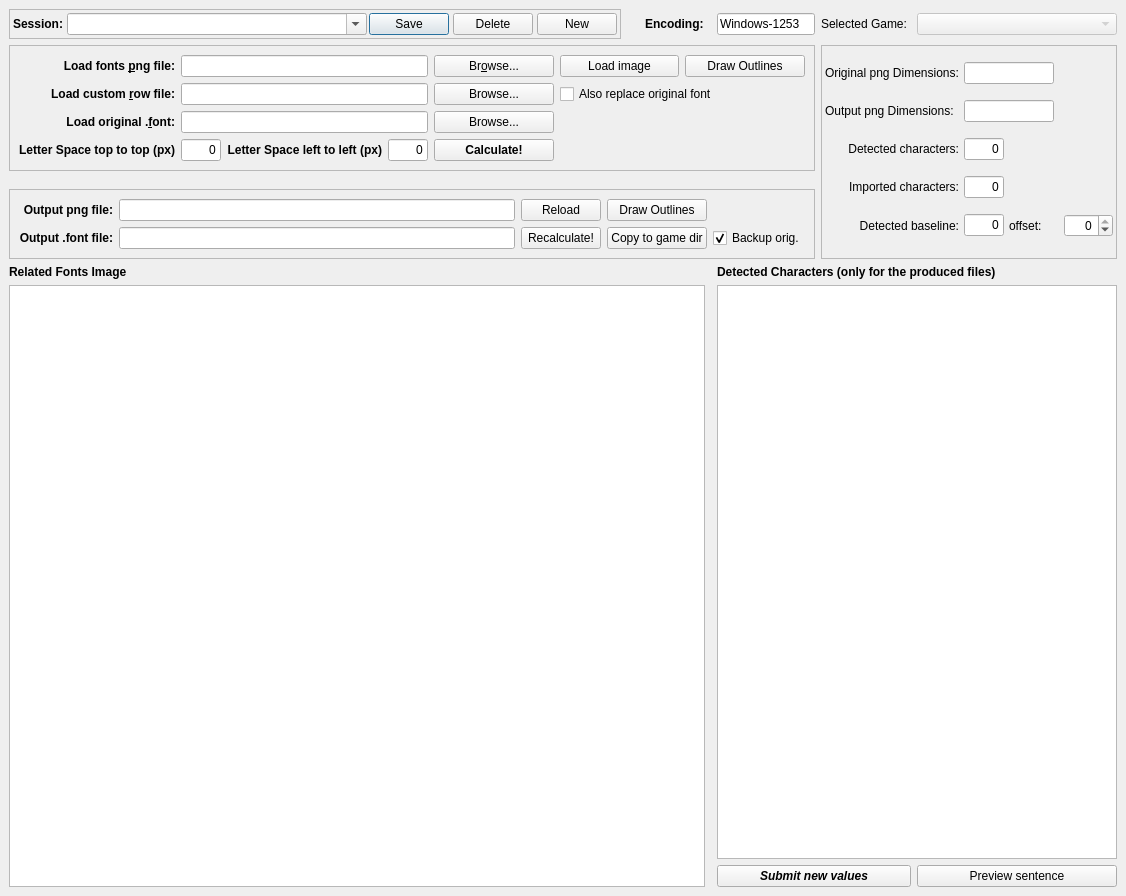
<?xml version="1.0" encoding="UTF-8"?>
<ui version="4.0">
 <author>Antoniou Athanassios</author>
 <class>Dialog</class>
 <widget class="QDialog" name="Dialog">
  <property name="enabled">
   <bool>true</bool>
  </property>
  <property name="geometry">
   <rect>
    <x>0</x>
    <y>0</y>
    <width>1126</width>
    <height>896</height>
   </rect>
  </property>
  <property name="windowTitle">
   <string>MI SE Fonts Mod tool</string>
  </property>
  <property name="windowIcon">
   <iconset resource="images.qrc">
    <normaloff>:/icons/iconsimple.ico</normaloff>:/icons/iconsimple.ico</iconset>
  </property>
  <property name="iconSize" stdset="0">
   <size>
    <width>24</width>
    <height>24</height>
   </size>
  </property>
  <layout class="QGridLayout" name="gridLayout_3">
   <item row="0" column="0">
    <widget class="QFrame" name="frame_4">
     <property name="sizePolicy">
      <sizepolicy hsizetype="MinimumExpanding" vsizetype="Preferred">
       <horstretch>0</horstretch>
       <verstretch>0</verstretch>
      </sizepolicy>
     </property>
     <property name="minimumSize">
      <size>
       <width>600</width>
       <height>0</height>
      </size>
     </property>
     <property name="maximumSize">
      <size>
       <width>700</width>
       <height>16777215</height>
      </size>
     </property>
     <property name="frameShape">
      <enum>QFrame::StyledPanel</enum>
     </property>
     <property name="frameShadow">
      <enum>QFrame::Sunken</enum>
     </property>
     <layout class="QGridLayout" name="gridLayout_5">
      <property name="margin">
       <number>3</number>
      </property>
      <property name="spacing">
       <number>4</number>
      </property>
      <item row="0" column="1">
       <widget class="QComboBox" name="sessionsCmBx">
        <property name="sizePolicy">
         <sizepolicy hsizetype="Fixed" vsizetype="Fixed">
          <horstretch>0</horstretch>
          <verstretch>0</verstretch>
         </sizepolicy>
        </property>
        <property name="minimumSize">
         <size>
          <width>300</width>
          <height>0</height>
         </size>
        </property>
        <property name="editable">
         <bool>true</bool>
        </property>
       </widget>
      </item>
      <item row="0" column="2">
       <widget class="QPushButton" name="parametersSessionsSaveBtn">
        <property name="text">
         <string>Save</string>
        </property>
       </widget>
      </item>
      <item row="0" column="3">
       <widget class="QPushButton" name="parametersSessionDeleteBtn">
        <property name="text">
         <string>Delete</string>
        </property>
       </widget>
      </item>
      <item row="0" column="4">
       <widget class="QPushButton" name="parametersSessionNewBtn">
        <property name="text">
         <string>New</string>
        </property>
       </widget>
      </item>
      <item row="0" column="0">
       <widget class="QLabel" name="label_5">
        <property name="sizePolicy">
         <sizepolicy hsizetype="MinimumExpanding" vsizetype="Preferred">
          <horstretch>0</horstretch>
          <verstretch>0</verstretch>
         </sizepolicy>
        </property>
        <property name="font">
         <font>
          <weight>75</weight>
          <bold>true</bold>
         </font>
        </property>
        <property name="text">
         <string>Session:</string>
        </property>
        <property name="alignment">
         <set>Qt::AlignRight|Qt::AlignTrailing|Qt::AlignVCenter</set>
        </property>
       </widget>
      </item>
     </layout>
    </widget>
   </item>
   <item row="5" column="0" colspan="3">
    <widget class="QLabel" name="label">
     <property name="font">
      <font>
       <weight>75</weight>
       <bold>true</bold>
      </font>
     </property>
     <property name="text">
      <string>Related Fonts Image</string>
     </property>
    </widget>
   </item>
   <item row="6" column="0" rowspan="2" colspan="5">
    <widget class="QGraphicsView" name="graphicsViewPngFont">
     <property name="cursor" stdset="0">
      <cursorShape>CrossCursor</cursorShape>
     </property>
     <property name="mouseTracking">
      <bool>true</bool>
     </property>
     <property name="layoutDirection">
      <enum>Qt::LeftToRight</enum>
     </property>
     <property name="backgroundBrush">
      <brush brushstyle="SolidPattern">
       <color alpha="255">
        <red>131</red>
        <green>166</green>
        <blue>235</blue>
       </color>
      </brush>
     </property>
     <property name="alignment">
      <set>Qt::AlignLeading|Qt::AlignLeft|Qt::AlignTop</set>
     </property>
    </widget>
   </item>
   <item row="6" column="6" colspan="3">
    <widget class="QTableView" name="charsInFontFileTblView">
     <property name="sizePolicy">
      <sizepolicy hsizetype="MinimumExpanding" vsizetype="Expanding">
       <horstretch>0</horstretch>
       <verstretch>0</verstretch>
      </sizepolicy>
     </property>
     <property name="minimumSize">
      <size>
       <width>330</width>
       <height>0</height>
      </size>
     </property>
     <property name="alternatingRowColors">
      <bool>true</bool>
     </property>
     <attribute name="horizontalHeaderCascadingSectionResizes">
      <bool>true</bool>
     </attribute>
     <attribute name="horizontalHeaderDefaultSectionSize">
      <number>35</number>
     </attribute>
     <attribute name="horizontalHeaderMinimumSectionSize">
      <number>26</number>
     </attribute>
     <attribute name="horizontalHeaderStretchLastSection">
      <bool>true</bool>
     </attribute>
     <attribute name="verticalHeaderCascadingSectionResizes">
      <bool>true</bool>
     </attribute>
    </widget>
   </item>
   <item row="5" column="6" colspan="3">
    <widget class="QLabel" name="label_4">
     <property name="font">
      <font>
       <weight>75</weight>
       <bold>true</bold>
      </font>
     </property>
     <property name="text">
      <string>Detected Characters (only for the produced files)</string>
     </property>
    </widget>
   </item>
   <item row="0" column="6">
    <widget class="QLineEdit" name="selectedEncodingTxtBx">
     <property name="sizePolicy">
      <sizepolicy hsizetype="Minimum" vsizetype="Fixed">
       <horstretch>0</horstretch>
       <verstretch>0</verstretch>
      </sizepolicy>
     </property>
     <property name="minimumSize">
      <size>
       <width>90</width>
       <height>0</height>
      </size>
     </property>
     <property name="maximumSize">
      <size>
       <width>100</width>
       <height>16777215</height>
      </size>
     </property>
     <property name="text">
      <string>Windows-1253</string>
     </property>
     <property name="readOnly">
      <bool>true</bool>
     </property>
    </widget>
   </item>
   <item row="0" column="7">
    <widget class="QLabel" name="label_18">
     <property name="text">
      <string>Selected Game: </string>
     </property>
    </widget>
   </item>
   <item row="0" column="8">
    <widget class="QComboBox" name="selGameCmBx">
     <property name="enabled">
      <bool>false</bool>
     </property>
     <property name="minimumSize">
      <size>
       <width>200</width>
       <height>0</height>
      </size>
     </property>
    </widget>
   </item>
   <item row="0" column="4">
    <widget class="QLabel" name="label_9">
     <property name="sizePolicy">
      <sizepolicy hsizetype="MinimumExpanding" vsizetype="Preferred">
       <horstretch>0</horstretch>
       <verstretch>0</verstretch>
      </sizepolicy>
     </property>
     <property name="minimumSize">
      <size>
       <width>60</width>
       <height>0</height>
      </size>
     </property>
     <property name="maximumSize">
      <size>
       <width>70</width>
       <height>16777215</height>
      </size>
     </property>
     <property name="font">
      <font>
       <weight>75</weight>
       <bold>true</bold>
      </font>
     </property>
     <property name="text">
      <string>Encoding:</string>
     </property>
    </widget>
   </item>
   <item row="1" column="0" rowspan="2" colspan="7">
    <widget class="QFrame" name="frame">
     <property name="sizePolicy">
      <sizepolicy hsizetype="MinimumExpanding" vsizetype="Preferred">
       <horstretch>0</horstretch>
       <verstretch>0</verstretch>
      </sizepolicy>
     </property>
     <property name="frameShape">
      <enum>QFrame::StyledPanel</enum>
     </property>
     <property name="frameShadow">
      <enum>QFrame::Sunken</enum>
     </property>
     <property name="lineWidth">
      <number>3</number>
     </property>
     <property name="midLineWidth">
      <number>2</number>
     </property>
     <layout class="QGridLayout" name="gridLayout_2">
      <item row="0" column="0">
       <widget class="QLabel" name="label_6">
        <property name="font">
         <font>
          <weight>75</weight>
          <bold>true</bold>
         </font>
        </property>
        <property name="text">
         <string>Load fonts &amp;png file:</string>
        </property>
        <property name="textFormat">
         <enum>Qt::AutoText</enum>
        </property>
        <property name="alignment">
         <set>Qt::AlignRight|Qt::AlignTrailing|Qt::AlignVCenter</set>
        </property>
        <property name="textInteractionFlags">
         <set>Qt::LinksAccessibleByMouse</set>
        </property>
        <property name="buddy">
         <cstring>openFileNameTxtBx</cstring>
        </property>
       </widget>
      </item>
      <item row="0" column="1" colspan="3">
       <widget class="QLineEdit" name="openFileNameTxtBx"/>
      </item>
      <item row="0" column="4">
       <widget class="QPushButton" name="BrowsePNGfilesBtn">
        <property name="text">
         <string>Br&amp;owse...</string>
        </property>
       </widget>
      </item>
      <item row="0" column="5">
       <widget class="QPushButton" name="LoadPNGBtn">
        <property name="text">
         <string>Load image</string>
        </property>
       </widget>
      </item>
      <item row="1" column="0">
       <widget class="QLabel" name="label_7">
        <property name="font">
         <font>
          <weight>75</weight>
          <bold>true</bold>
         </font>
        </property>
        <property name="text">
         <string>Load custom &amp;row file:</string>
        </property>
        <property name="alignment">
         <set>Qt::AlignRight|Qt::AlignTrailing|Qt::AlignVCenter</set>
        </property>
        <property name="buddy">
         <cstring>openCustRowFileTxtBx</cstring>
        </property>
       </widget>
      </item>
      <item row="1" column="1" colspan="3">
       <widget class="QLineEdit" name="openCustRowFileTxtBx"/>
      </item>
      <item row="1" column="4">
       <widget class="QPushButton" name="BrowseCustRowfilesBtn">
        <property name="text">
         <string>Browse...</string>
        </property>
       </widget>
      </item>
      <item row="2" column="0">
       <widget class="QLabel" name="label_10">
        <property name="font">
         <font>
          <weight>75</weight>
          <bold>true</bold>
         </font>
        </property>
        <property name="text">
         <string>Load original .&amp;font:</string>
        </property>
        <property name="alignment">
         <set>Qt::AlignRight|Qt::AlignTrailing|Qt::AlignVCenter</set>
        </property>
        <property name="buddy">
         <cstring>openOrigFontTxtBx</cstring>
        </property>
       </widget>
      </item>
      <item row="2" column="1" colspan="3">
       <widget class="QLineEdit" name="openOrigFontTxtBx"/>
      </item>
      <item row="2" column="4">
       <widget class="QPushButton" name="BrowseOrigFontfileBtn">
        <property name="text">
         <string>Browse...</string>
        </property>
       </widget>
      </item>
      <item row="3" column="0">
       <widget class="QLabel" name="label_13">
        <property name="font">
         <font>
          <weight>75</weight>
          <bold>true</bold>
         </font>
        </property>
        <property name="text">
         <string>Letter Space top to top (px)</string>
        </property>
        <property name="alignment">
         <set>Qt::AlignRight|Qt::AlignTrailing|Qt::AlignVCenter</set>
        </property>
       </widget>
      </item>
      <item row="3" column="1">
       <widget class="QLineEdit" name="InnerSpaceTtoTpxTxtBx">
        <property name="maximumSize">
         <size>
          <width>40</width>
          <height>16777215</height>
         </size>
        </property>
        <property name="inputMethodHints">
         <set>Qt::ImhDigitsOnly</set>
        </property>
        <property name="text">
         <string>0</string>
        </property>
        <property name="alignment">
         <set>Qt::AlignRight|Qt::AlignTrailing|Qt::AlignVCenter</set>
        </property>
       </widget>
      </item>
      <item row="3" column="2">
       <widget class="QLabel" name="label_12">
        <property name="font">
         <font>
          <weight>75</weight>
          <bold>true</bold>
         </font>
        </property>
        <property name="text">
         <string>Letter Space left to left (px)</string>
        </property>
        <property name="alignment">
         <set>Qt::AlignRight|Qt::AlignTrailing|Qt::AlignVCenter</set>
        </property>
       </widget>
      </item>
      <item row="3" column="3">
       <widget class="QLineEdit" name="innerSpaceLtoLpxTxtBx">
        <property name="maximumSize">
         <size>
          <width>40</width>
          <height>16777215</height>
         </size>
        </property>
        <property name="inputMethodHints">
         <set>Qt::ImhDigitsOnly</set>
        </property>
        <property name="text">
         <string>0</string>
        </property>
        <property name="alignment">
         <set>Qt::AlignRight|Qt::AlignTrailing|Qt::AlignVCenter</set>
        </property>
       </widget>
      </item>
      <item row="3" column="4">
       <widget class="QPushButton" name="calculateOutputBtn">
        <property name="font">
         <font>
          <weight>75</weight>
          <bold>true</bold>
         </font>
        </property>
        <property name="text">
         <string>Calculate!</string>
        </property>
       </widget>
      </item>
      <item row="0" column="6">
       <widget class="QPushButton" name="drawOrigOutlinesBtn">
        <property name="text">
         <string>Draw Outlines</string>
        </property>
       </widget>
      </item>
      <item row="1" column="5" colspan="2">
       <widget class="QCheckBox" name="ReconstructEntireFoneCkBx">
        <property name="toolTip">
         <string>The row PNG must contain all the letters from the original font and then the additional letters of the localized language</string>
        </property>
        <property name="whatsThis">
         <string>Switches mode between appending to the end of the font file (unchecked) and reconstructing the entire font file (checked)</string>
        </property>
        <property name="text">
         <string>Also replace original font</string>
        </property>
       </widget>
      </item>
     </layout>
    </widget>
   </item>
   <item row="1" column="7" rowspan="4" colspan="2">
    <widget class="QFrame" name="frame_3">
     <property name="sizePolicy">
      <sizepolicy hsizetype="Minimum" vsizetype="Preferred">
       <horstretch>0</horstretch>
       <verstretch>0</verstretch>
      </sizepolicy>
     </property>
     <property name="minimumSize">
      <size>
       <width>230</width>
       <height>214</height>
      </size>
     </property>
     <property name="maximumSize">
      <size>
       <width>16777215</width>
       <height>500</height>
      </size>
     </property>
     <property name="frameShape">
      <enum>QFrame::StyledPanel</enum>
     </property>
     <property name="frameShadow">
      <enum>QFrame::Sunken</enum>
     </property>
     <property name="lineWidth">
      <number>3</number>
     </property>
     <property name="midLineWidth">
      <number>2</number>
     </property>
     <layout class="QGridLayout" name="gridLayout_4">
      <property name="horizontalSpacing">
       <number>5</number>
      </property>
      <property name="verticalSpacing">
       <number>3</number>
      </property>
      <property name="margin">
       <number>3</number>
      </property>
      <item row="3" column="0">
       <widget class="QLabel" name="label_14">
        <property name="text">
         <string>Detected characters:</string>
        </property>
        <property name="alignment">
         <set>Qt::AlignRight|Qt::AlignTrailing|Qt::AlignVCenter</set>
        </property>
       </widget>
      </item>
      <item row="7" column="0">
       <widget class="QLabel" name="label_11">
        <property name="text">
         <string>Detected baseline:</string>
        </property>
        <property name="alignment">
         <set>Qt::AlignRight|Qt::AlignTrailing|Qt::AlignVCenter</set>
        </property>
       </widget>
      </item>
      <item row="4" column="0">
       <widget class="QLabel" name="label_15">
        <property name="text">
         <string>Imported characters:</string>
        </property>
        <property name="alignment">
         <set>Qt::AlignRight|Qt::AlignTrailing|Qt::AlignVCenter</set>
        </property>
       </widget>
      </item>
      <item row="0" column="0">
       <widget class="QLabel" name="label_16">
        <property name="sizePolicy">
         <sizepolicy hsizetype="Preferred" vsizetype="Fixed">
          <horstretch>0</horstretch>
          <verstretch>0</verstretch>
         </sizepolicy>
        </property>
        <property name="text">
         <string>Original png Dimensions:</string>
        </property>
       </widget>
      </item>
      <item row="2" column="0">
       <widget class="QLabel" name="label_17">
        <property name="sizePolicy">
         <sizepolicy hsizetype="Preferred" vsizetype="Fixed">
          <horstretch>0</horstretch>
          <verstretch>0</verstretch>
         </sizepolicy>
        </property>
        <property name="text">
         <string>Output png Dimensions:</string>
        </property>
       </widget>
      </item>
      <item row="0" column="1" colspan="2">
       <widget class="QLineEdit" name="origPNGFileDimensionsTxtBx">
        <property name="sizePolicy">
         <sizepolicy hsizetype="Fixed" vsizetype="Fixed">
          <horstretch>0</horstretch>
          <verstretch>0</verstretch>
         </sizepolicy>
        </property>
        <property name="minimumSize">
         <size>
          <width>90</width>
          <height>0</height>
         </size>
        </property>
        <property name="maximumSize">
         <size>
          <width>90</width>
          <height>16777215</height>
         </size>
        </property>
        <property name="alignment">
         <set>Qt::AlignRight|Qt::AlignTrailing|Qt::AlignVCenter</set>
        </property>
        <property name="readOnly">
         <bool>true</bool>
        </property>
       </widget>
      </item>
      <item row="3" column="1">
       <widget class="QLineEdit" name="numOfdetectCharsTxtBx">
        <property name="maximumSize">
         <size>
          <width>40</width>
          <height>16777215</height>
         </size>
        </property>
        <property name="inputMethodHints">
         <set>Qt::ImhDigitsOnly</set>
        </property>
        <property name="text">
         <string>0</string>
        </property>
        <property name="alignment">
         <set>Qt::AlignRight|Qt::AlignTrailing|Qt::AlignVCenter</set>
        </property>
        <property name="readOnly">
         <bool>true</bool>
        </property>
       </widget>
      </item>
      <item row="4" column="1">
       <widget class="QLineEdit" name="numOfImportedCharsTxtBx">
        <property name="maximumSize">
         <size>
          <width>40</width>
          <height>16777215</height>
         </size>
        </property>
        <property name="text">
         <string>0</string>
        </property>
        <property name="alignment">
         <set>Qt::AlignRight|Qt::AlignTrailing|Qt::AlignVCenter</set>
        </property>
        <property name="readOnly">
         <bool>true</bool>
        </property>
       </widget>
      </item>
      <item row="7" column="1">
       <widget class="QLineEdit" name="detectedBaselineTxtBx">
        <property name="maximumSize">
         <size>
          <width>40</width>
          <height>16777215</height>
         </size>
        </property>
        <property name="inputMethodHints">
         <set>Qt::ImhDigitsOnly</set>
        </property>
        <property name="text">
         <string>0</string>
        </property>
        <property name="alignment">
         <set>Qt::AlignRight|Qt::AlignTrailing|Qt::AlignVCenter</set>
        </property>
        <property name="readOnly">
         <bool>true</bool>
        </property>
       </widget>
      </item>
      <item row="7" column="3">
       <widget class="QSpinBox" name="baselineOffsetSpinBox">
        <property name="alignment">
         <set>Qt::AlignRight|Qt::AlignTrailing|Qt::AlignVCenter</set>
        </property>
        <property name="minimum">
         <number>-5</number>
        </property>
        <property name="maximum">
         <number>0</number>
        </property>
       </widget>
      </item>
      <item row="7" column="2">
       <widget class="QLabel" name="label_2">
        <property name="text">
         <string>offset:</string>
        </property>
       </widget>
      </item>
      <item row="2" column="1" colspan="2">
       <widget class="QLineEdit" name="copyPNGFileDimensionsTxtBx">
        <property name="sizePolicy">
         <sizepolicy hsizetype="Fixed" vsizetype="Fixed">
          <horstretch>0</horstretch>
          <verstretch>0</verstretch>
         </sizepolicy>
        </property>
        <property name="minimumSize">
         <size>
          <width>90</width>
          <height>0</height>
         </size>
        </property>
        <property name="maximumSize">
         <size>
          <width>90</width>
          <height>16777213</height>
         </size>
        </property>
        <property name="alignment">
         <set>Qt::AlignRight|Qt::AlignTrailing|Qt::AlignVCenter</set>
        </property>
        <property name="readOnly">
         <bool>true</bool>
        </property>
       </widget>
      </item>
     </layout>
    </widget>
   </item>
   <item row="4" column="0" colspan="7">
    <widget class="QFrame" name="frame_2">
     <property name="sizePolicy">
      <sizepolicy hsizetype="MinimumExpanding" vsizetype="Preferred">
       <horstretch>0</horstretch>
       <verstretch>0</verstretch>
      </sizepolicy>
     </property>
     <property name="frameShape">
      <enum>QFrame::StyledPanel</enum>
     </property>
     <property name="frameShadow">
      <enum>QFrame::Sunken</enum>
     </property>
     <property name="lineWidth">
      <number>3</number>
     </property>
     <property name="midLineWidth">
      <number>2</number>
     </property>
     <layout class="QGridLayout" name="gridLayout">
      <item row="0" column="0">
       <widget class="QLabel" name="label_8">
        <property name="font">
         <font>
          <weight>75</weight>
          <bold>true</bold>
         </font>
        </property>
        <property name="text">
         <string>Output png file:</string>
        </property>
        <property name="alignment">
         <set>Qt::AlignRight|Qt::AlignTrailing|Qt::AlignVCenter</set>
        </property>
       </widget>
      </item>
      <item row="0" column="1">
       <widget class="QLineEdit" name="OutputPngFileTxtBx">
        <property name="enabled">
         <bool>true</bool>
        </property>
        <property name="readOnly">
         <bool>true</bool>
        </property>
       </widget>
      </item>
      <item row="0" column="2">
       <widget class="QPushButton" name="loadOutputPNGBtn">
        <property name="text">
         <string>Reload</string>
        </property>
       </widget>
      </item>
      <item row="0" column="3">
       <widget class="QPushButton" name="drawCopyOutlinesBtn">
        <property name="text">
         <string>Draw Outlines</string>
        </property>
       </widget>
      </item>
      <item row="1" column="0">
       <widget class="QLabel" name="label_3">
        <property name="font">
         <font>
          <weight>75</weight>
          <bold>true</bold>
         </font>
        </property>
        <property name="text">
         <string>Output .font file:</string>
        </property>
        <property name="alignment">
         <set>Qt::AlignRight|Qt::AlignTrailing|Qt::AlignVCenter</set>
        </property>
       </widget>
      </item>
      <item row="1" column="1">
       <widget class="QLineEdit" name="OutputFontFileTxtBx">
        <property name="readOnly">
         <bool>true</bool>
        </property>
       </widget>
      </item>
      <item row="1" column="2">
       <widget class="QPushButton" name="recalculateOutputBtn">
        <property name="text">
         <string>Recalculate!</string>
        </property>
       </widget>
      </item>
      <item row="1" column="3">
       <widget class="QPushButton" name="copyToGameDirBtn">
        <property name="text">
         <string>Copy to game dir</string>
        </property>
       </widget>
      </item>
      <item row="1" column="4">
       <widget class="QCheckBox" name="BkpOrigFilesInGameDirCkBx">
        <property name="text">
         <string>Backup orig.</string>
        </property>
        <property name="checked">
         <bool>true</bool>
        </property>
       </widget>
      </item>
     </layout>
    </widget>
   </item>
   <item row="7" column="6" colspan="2">
    <widget class="QPushButton" name="submitCharPropertiesBtn">
     <property name="font">
      <font>
       <weight>75</weight>
       <italic>true</italic>
       <bold>true</bold>
      </font>
     </property>
     <property name="text">
      <string>Submit new values</string>
     </property>
    </widget>
   </item>
   <item row="7" column="8">
    <widget class="QPushButton" name="previewSentenceBtn">
     <property name="text">
      <string>Preview sentence</string>
     </property>
    </widget>
   </item>
  </layout>
 </widget>
 <layoutdefault spacing="6" margin="9"/>
 <tabstops>
  <tabstop>openFileNameTxtBx</tabstop>
  <tabstop>BrowsePNGfilesBtn</tabstop>
  <tabstop>LoadPNGBtn</tabstop>
  <tabstop>drawOrigOutlinesBtn</tabstop>
  <tabstop>openCustRowFileTxtBx</tabstop>
  <tabstop>BrowseCustRowfilesBtn</tabstop>
  <tabstop>openOrigFontTxtBx</tabstop>
  <tabstop>BrowseOrigFontfileBtn</tabstop>
  <tabstop>InnerSpaceTtoTpxTxtBx</tabstop>
  <tabstop>innerSpaceLtoLpxTxtBx</tabstop>
  <tabstop>calculateOutputBtn</tabstop>
  <tabstop>OutputPngFileTxtBx</tabstop>
  <tabstop>loadOutputPNGBtn</tabstop>
  <tabstop>drawCopyOutlinesBtn</tabstop>
  <tabstop>OutputFontFileTxtBx</tabstop>
  <tabstop>recalculateOutputBtn</tabstop>
  <tabstop>copyToGameDirBtn</tabstop>
  <tabstop>BkpOrigFilesInGameDirCkBx</tabstop>
  <tabstop>graphicsViewPngFont</tabstop>
  <tabstop>charsInFontFileTblView</tabstop>
 </tabstops>
 <resources>
  <include location="images.qrc"/>
 </resources>
 <connections/>
 <designerdata>
  <property name="gridDeltaX">
   <number>10</number>
  </property>
  <property name="gridDeltaY">
   <number>10</number>
  </property>
  <property name="gridSnapX">
   <bool>true</bool>
  </property>
  <property name="gridSnapY">
   <bool>true</bool>
  </property>
  <property name="gridVisible">
   <bool>true</bool>
  </property>
 </designerdata>
</ui>
